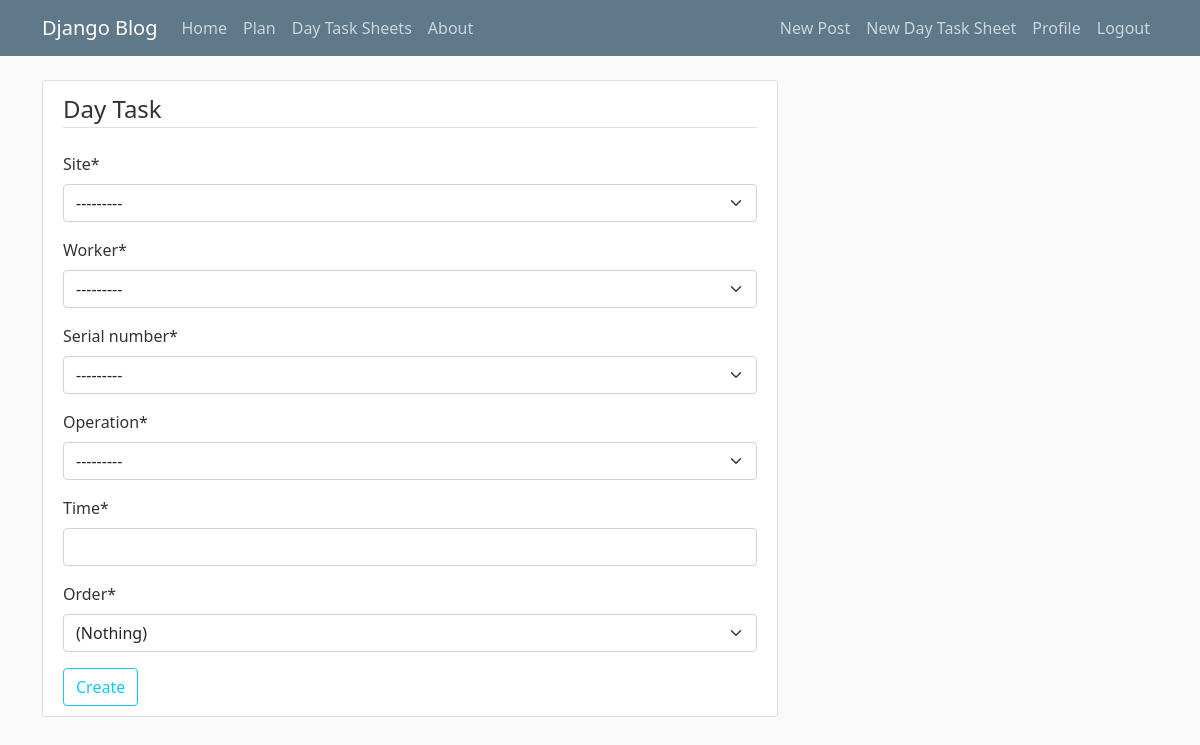
The page /daytasksheet/8/daytask/new (signed in) on the database as committed earlier.
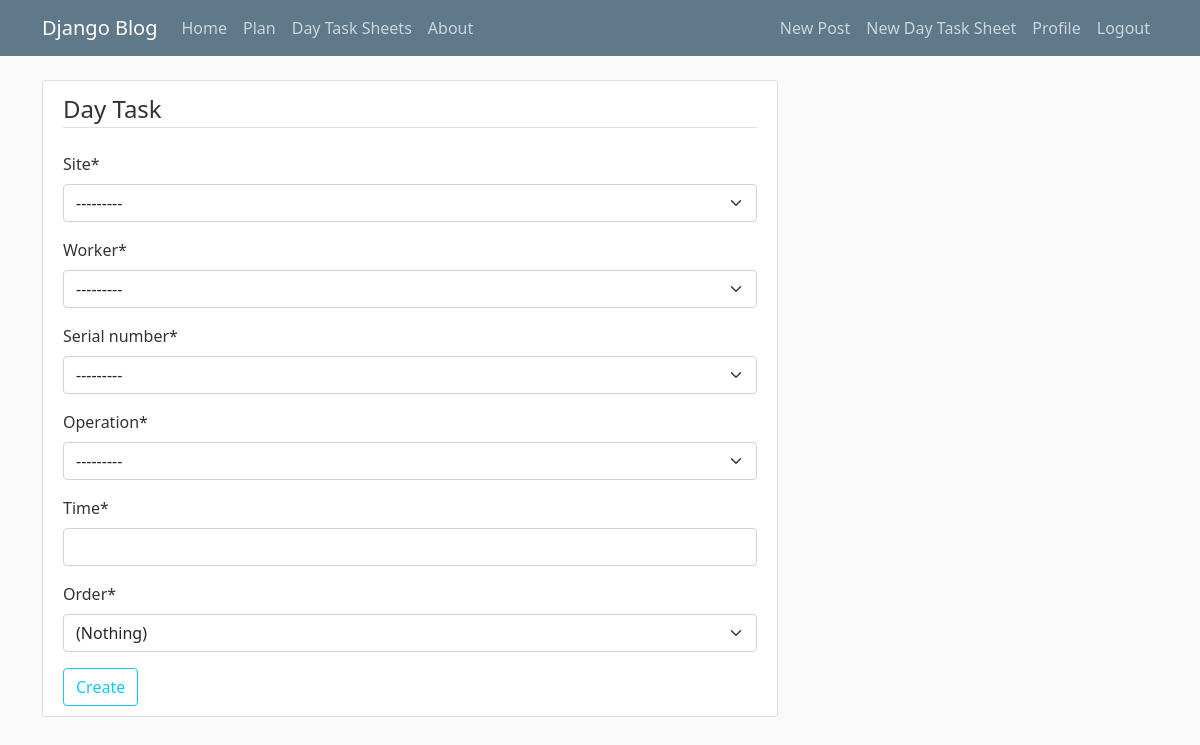
The same page on the database as committed later.
### blog/models.py (models this page shows)
class SerialNumber(models.Model):
    order_number = models.ForeignKey(Order,
                                     on_delete=models.CASCADE)
    serial_number = models.CharField(max_length=100,
                                     default='Missing')
    together = models.BooleanField(default=True)
    def __str__(self):
        return str(self.serial_number)

### blog/views.py (the view)
# urls.py: path('daytasksheet/<int:sheet_id>/daytask/new', daytask, name='daytask-create'),
@login_required
def daytask(request, sheet_id):
    if request.method == 'POST':
        dt_form = DayTaskForm(request.POST)
        if dt_form.is_valid():
            dt = dt_form.save(commit=False)
            dt.sheet_id = sheet_id
            dt.save()
            messages.success(request, f'Account has been updated')
            return redirect('daytasksheet-detail', sheet_id)
    else:
        dts_form = DayTaskForm(instance=request.user)
    context = {
        'dts_form': dts_form,
    }
    return render(request, 'blog/daytask_form.html', context)

### blog/forms.py
class DayTaskForm(forms.ModelForm):
    order = forms.ModelChoiceField(queryset=Order.objects.all(), empty_label="(Nothing)")
    class Meta:
        model = DayTask
        fields = ['site', 'worker', 'serial_number', 'operation', 'time']

### blog/models.py (called while the page is built)
    def __str__(self):
        return str(self.order_number)

### blog/templates/blog/daytask_form.html (shortened to what this page needs)
{% extends "blog/base.html" %}
{% load crispy_forms_tags %}
{% block content %}
<div class="content-section">
    <form method="post">
        <fieldset class="form-group">
            <legend class="border-bottom mb-4">Day Task</legend>
            {{ dts_form|crispy }}
        </fieldset>
        <div class="form-group">
            <button class="btn btn-outline-info" type="submit">Create</button>
        </div>
    </form>
</div>
{% endblock content %}

Rows that differ between the two databases and show on the page:
added SerialNumber: serial_number "---------"
Other text that changed with them:
form field serial_number: "---------" → (not shown)
